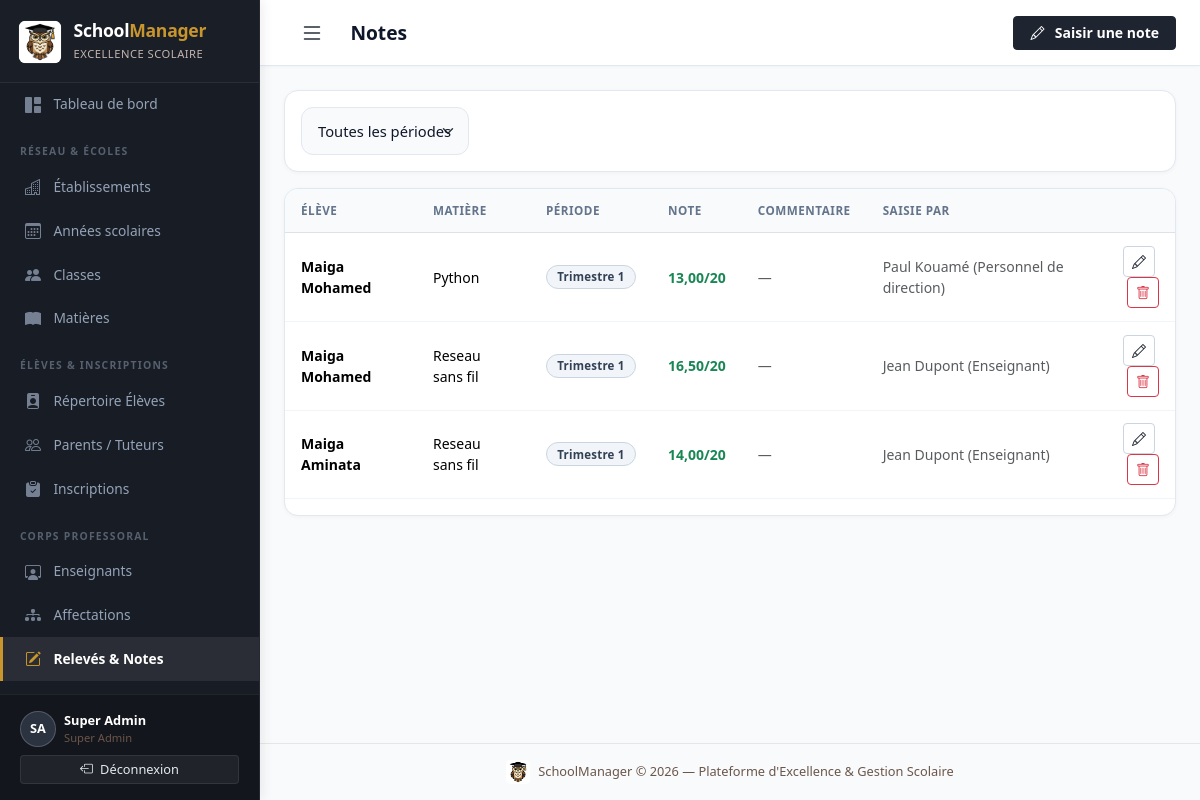
The app's page /academics/notes/ (signed in) with its own data.
### accounts/models.py (models this page shows, shortened)
class CustomUser(AbstractUser):
    ROLE_ADMIN = 'admin'
    ROLE_DIRECTION = 'direction'
    ROLE_ENSEIGNANT = 'enseignant'
    ROLE_PAIEMENT = 'paiement'
    ROLE_CHOICES = [
        (ROLE_ADMIN, 'Administrateur'),
        (ROLE_DIRECTION, 'Personnel de direction'),
        (ROLE_ENSEIGNANT, 'Enseignant'),
        (ROLE_PAIEMENT, 'Personnel paiement'),
    ]
    role = models.CharField(
        max_length=20,
        choices=ROLE_CHOICES,
        default=ROLE_DIRECTION,
        verbose_name='Rôle',
    )
    etablissement = models.ForeignKey(
        'school.Etablissement',
        on_delete=models.SET_NULL,
        null=True,
        blank=True,
        related_name='utilisateurs',
        verbose_name='Établissement rattaché',
        help_text="Établissement unique auquel est affecté ce compte (notamment pour le personnel de direction)."
    )
    telephone = models.CharField(max_length=20, blank=True, verbose_name='Téléphone')
    class Meta:
        verbose_name = 'Utilisateur'
        verbose_name_plural = 'Utilisateurs'
    def __str__(self):
        return f"{self.get_full_name() or self.username} ({self.get_role_display()})"
    @property
    def is_super_admin(self):
        return self.is_superuser or self.role == self.ROLE_ADMIN
    @property
    def is_enseignant(self):
        return self.role == self.ROLE_ENSEIGNANT
    @property
    def is_paiement(self):
        return self.role == self.ROLE_PAIEMENT

### academics/models.py (models this page shows, shortened)
class Note(models.Model):
    PERIODE_CHOICES = getattr(settings, 'PERIODES', [
        ('T1', 'Trimestre 1'),
        ('T2', 'Trimestre 2'),
        ('T3', 'Trimestre 3'),
    ])
    inscription = models.ForeignKey(Inscription, on_delete=models.CASCADE, related_name='notes', verbose_name='Inscription')
    matiere = models.ForeignKey(Matiere, on_delete=models.CASCADE, related_name='notes', verbose_name='Matière')
    periode = models.CharField(max_length=5, choices=PERIODE_CHOICES, verbose_name='Période')
    valeur = models.DecimalField(max_digits=5, decimal_places=2, verbose_name='Note')
    commentaire = models.CharField(max_length=200, blank=True, verbose_name='Commentaire')
    saisie_par = models.ForeignKey(
        settings.AUTH_USER_MODEL,
        on_delete=models.SET_NULL, null=True, blank=True,
        related_name='notes_saisies', verbose_name='Saisie par',
    )
    created_at = models.DateTimeField(auto_now_add=True)
    updated_at = models.DateTimeField(auto_now=True)
    class Meta:
        verbose_name = 'Note'
        verbose_name_plural = 'Notes'
        ordering = ['inscription__eleve__nom', 'matiere__nom', 'periode']
        unique_together = [('inscription', 'matiere', 'periode')]

### students/models.py (models this page shows, shortened)
class Inscription(models.Model):
    STATUT_ACTIF = 'actif'
    STATUT_TRANSFERE = 'transfere'
    STATUT_EXCLU = 'exclu'
    STATUT_DIPLOME = 'diplome'
    STATUT_ANNULE = 'annule'
    STATUT_CHOICES = [
        (STATUT_ACTIF, 'Actif'),
        (STATUT_TRANSFERE, 'Transféré'),
        (STATUT_EXCLU, 'Exclu'),
        (STATUT_DIPLOME, 'Diplômé'),
        (STATUT_ANNULE, 'Annulé'),
    ]
    eleve = models.ForeignKey(Eleve, on_delete=models.CASCADE, related_name='inscriptions', verbose_name='Élève')
    classe = models.ForeignKey(Classe, on_delete=models.PROTECT, related_name='inscriptions', verbose_name='Classe')
    annee_scolaire = models.ForeignKey(
        AnneeScolaire, on_delete=models.PROTECT,
        related_name='inscriptions', verbose_name='Année scolaire'
    )
    statut = models.CharField(max_length=15, choices=STATUT_CHOICES, default=STATUT_ACTIF, verbose_name='Statut')
    date_inscription = models.DateField(auto_now_add=True, verbose_name='Date d\'inscription')
    frais_scolarite = models.DecimalField(
        max_digits=12, decimal_places=2,
        default=150000, verbose_name='Frais de scolarité (FCFA)'
    )
    observations = models.TextField(blank=True, verbose_name='Observations')
    created_at = models.DateTimeField(auto_now_add=True)
    class Meta:
        verbose_name = 'Inscription'
        verbose_name_plural = 'Inscriptions'
        ordering = ['-annee_scolaire__date_debut', 'eleve__nom']
        constraints = [
            models.UniqueConstraint(
                fields=['eleve', 'annee_scolaire'],
                condition=models.Q(statut='actif'),
                name='unique_inscription_active_par_annee',
            )
        ]

class Eleve(models.Model):
    SEXE_CHOICES = [('M', 'Masculin'), ('F', 'Féminin')]
    matricule = models.CharField(max_length=20, unique=True, verbose_name='Matricule')
    nom = models.CharField(max_length=100, verbose_name='Nom')
    prenom = models.CharField(max_length=100, verbose_name='Prénom')
    date_naissance = models.DateField(verbose_name='Date de naissance')
    lieu_naissance = models.CharField(max_length=100, blank=True, verbose_name='Lieu de naissance')
    sexe = models.CharField(max_length=1, choices=SEXE_CHOICES, default='M', verbose_name='Sexe')
    adresse = models.TextField(blank=True, verbose_name='Adresse')
    photo = models.ImageField(upload_to='eleves/', blank=True, null=True, verbose_name='Photo')
    created_at = models.DateTimeField(auto_now_add=True)
    class Meta:
        verbose_name = 'Élève'
        verbose_name_plural = 'Élèves'
        ordering = ['nom', 'prenom']
    @property
    def nom_complet(self):
        return f"{self.nom} {self.prenom}"

### school/models.py (models this page shows)
class Matiere(models.Model):
    nom = models.CharField(max_length=100, unique=True, verbose_name='Nom')
    coefficient = models.PositiveSmallIntegerField(default=1, verbose_name='Coefficient')
    description = models.TextField(blank=True, verbose_name='Description')
    class Meta:
        verbose_name = 'Matière'
        verbose_name_plural = 'Matières'
        ordering = ['nom']
    def __str__(self):
        return self.nom

### academics/views.py (the view, shortened to what this page needs)
# urls.py: path('notes/', views.note_list, name='note_list'),
@login_required
@enseignant_required
def note_list(request):
    inscription_pk = request.GET.get('inscription')
    periode = request.GET.get('periode', '')
    notes = Note.objects.select_related('inscription__eleve', 'matiere')
    if inscription_pk:
        notes = notes.filter(inscription__pk=inscription_pk)
    if periode:
        notes = notes.filter(periode=periode)
    periodes = Note.PERIODE_CHOICES
    return render(request, 'academics/note_list.html', {
        'notes': notes, 'periodes': periodes, 'periode_active': periode
    })

### templates/academics/note_list.html (shortened to what this page needs)
{% extends 'base.html' %}
{% block page_title %}Notes{% endblock %}
{% block topbar_actions %}
<a href="{% url 'academics:note_create' %}" class="btn btn-primary btn-sm"><i class="bi bi-pencil me-1"></i>Saisir une note</a>
{% endblock %}
{% block content %}
<div class="table-card mb-3 p-3">
  <form method="get" class="d-flex gap-2 flex-wrap">
    <select name="periode" class="form-select form-select-sm" style="width:auto;" onchange="this.form.submit()">
      <option value="">Toutes les périodes</option>
    </select>
  </form>
</div>
<div class="table-card">
  <div class="table-responsive">
    <table class="table table-hover align-middle">
      <thead><tr><th>Élève</th><th>Matière</th><th>Période</th><th>Note</th><th>Commentaire</th><th>Saisie par</th><th></th></tr></thead>
      <tbody>
        {% for n in notes %}
        <tr>
          <td class="fw-semibold">{{ n.inscription.eleve.nom_complet }}</td>
          <td>{{ n.matiere }}</td>
          <td><span class="badge bg-secondary">{{ n.get_periode_display }}</span></td>
          <td>
            <span class="fw-bold {% if n.valeur >= 10 %}text-success{% else %}text-danger{% endif %}">
              {{ n.valeur }}/20
            </span>
          </td>
          <td class="text-muted small">{{ n.commentaire|default:"—" }}</td>
          <td class="text-muted small">{{ n.saisie_par|default:"—" }}</td>
          <td class="text-end">
            <a href="{% url 'academics:note_edit' n.pk %}" class="btn btn-sm btn-outline-primary me-1"><i class="bi bi-pencil"></i></a>
            <a href="{% url 'academics:note_delete' n.pk %}" class="btn btn-sm btn-outline-danger"><i class="bi bi-trash"></i></a>
          </td>
        </tr>
        {% empty %}
        <tr><td colspan="7" class="text-center text-muted py-4">Aucune note.</td></tr>
        {% endfor %}
      </tbody>
    </table>
  </div>
</div>
{% endblock %}

### templates/base.html (shortened to what this page needs)
{% load static %}
<!DOCTYPE html>
<html lang="fr">
<head>
  <link href="https://cdn.jsdelivr.net/npm/bootstrap@5.3.3/dist/css/bootstrap.min.css" rel="stylesheet">
  <link href="https://cdn.jsdelivr.net/npm/bootstrap-icons@1.11.3/font/bootstrap-icons.css" rel="stylesheet">
  <link href="{% static 'css/schoolmanager.css' %}" rel="stylesheet">
</head>
<body>
{% if user.is_authenticated %}
<nav id="sidebar">
  <a href="{% url 'dashboard' %}" class="sidebar-brand text-decoration-none" title="Tableau de bord — SchoolManager">
    <img src="{% static 'img/logo.jpg' %}" alt="Logo Hibou SchoolManager" class="sidebar-brand-logo rounded-2">
    <div>
      <h4>School<span>Manager</span></h4>
      <small>Excellence Scolaire</small>
    </div>
  </a>
  <div class="sidebar-nav-scroll">
    <a href="{% url 'dashboard' %}" class="nav-link {% if request.resolver_match.url_name == 'dashboard' %}active{% endif %}">
      <i class="bi bi-grid-1x2-fill"></i> Tableau de bord
    </a>
    {% if user.is_enseignant %}
    <div class="nav-section-title">Espace Pédagogique</div>
    <a href="{% url 'academics:note_list' %}" class="nav-link {% if 'notes' in request.path %}active{% endif %}">
      <i class="bi bi-pencil-square"></i> Mes Notes
    </a>
    <a href="{% url 'academics:affectation_list' %}" class="nav-link {% if 'affectations' in request.path %}active{% endif %}">
      <i class="bi bi-diagram-3-fill"></i> Mes Affectations
    </a>
    <div class="nav-section-title">Mes Classes &amp; Élèves</div>
    <a href="{% url 'school:classe_list' %}" class="nav-link {% if 'classes' in request.path %}active{% endif %}">
      <i class="bi bi-people-fill"></i> Classes
    </a>
    <a href="{% url 'school:matiere_list' %}" class="nav-link {% if 'matieres' in request.path %}active{% endif %}">
      <i class="bi bi-book-fill"></i> Matières
    </a>
    <a href="{% url 'students:eleve_list' %}" class="nav-link {% if '/students/' in request.path and 'parents' not in request.path and 'inscriptions' not in request.path %}active{% endif %}">
      <i class="bi bi-person-badge-fill"></i> Élèves
    </a>
    <div class="nav-section-title">Suivi des Présences</div>
    <a href="{% url 'attendance_payments:absence_list' %}" class="nav-link {% if 'absences' in request.path %}active{% endif %}">
      <i class="bi bi-calendar-x-fill"></i> Saisie des Absences
    </a>
    {% elif user.is_super_admin %}
    <div class="nav-section-title">Réseau &amp; Écoles</div>
    <a href="{% url 'school:etablissement_list' %}" class="nav-link {% if 'etablissement' in request.path %}active{% endif %}">
      <i class="bi bi-buildings"></i> Établissements
    </a>
    <a href="{% url 'school:annee_list' %}" class="nav-link {% if 'annees' in request.path %}active{% endif %}">
      <i class="bi bi-calendar3"></i> Années scolaires
    </a>
    <a href="{% url 'school:classe_list' %}" class="nav-link {% if 'classes' in request.path %}active{% endif %}">
      <i class="bi bi-people-fill"></i> Classes
    </a>
    <a href="{% url 'school:matiere_list' %}" class="nav-link {% if 'matieres' in request.path %}active{% endif %}">
      <i class="bi bi-book-fill"></i> Matières
    </a>
    <div class="nav-section-title">Élèves &amp; Inscriptions</div>
    <a href="{% url 'students:eleve_list' %}" class="nav-link {% if '/students/' in request.path and 'parents' not in request.path and 'inscriptions' not in request.path %}active{% endif %}">
      <i class="bi bi-person-badge-fill"></i> Répertoire Élèves
    </a>
    <a href="{% url 'students:parent_list' %}" class="nav-link {% if 'parents' in request.path %}active{% endif %}">
      <i class="bi bi-people"></i> Parents / Tuteurs
    </a>
    <a href="{% url 'students:inscription_list' %}" class="nav-link {% if 'inscriptions' in request.path %}active{% endif %}">
      <i class="bi bi-clipboard-check-fill"></i> Inscriptions
    </a>
    <div class="nav-section-title">Corps Professoral</div>
    <a href="{% url 'academics:enseignant_list' %}" class="nav-link {% if 'enseignants' in request.path %}active{% endif %}">
      <i class="bi bi-person-workspace"></i> Enseignants
    </a>
    <a href="{% url 'academics:affectation_list' %}" class="nav-link {% if 'affectations' in request.path %}active{% endif %}">
      <i class="bi bi-diagram-3-fill"></i> Affectations
    </a>
    <a href="{% url 'academics:note_list' %}" class="nav-link {% if 'notes' in request.path %}active{% endif %}">
      <i class="bi bi-pencil-square"></i> Relevés &amp; Notes
    </a>
    <div class="nav-section-title">Suivi &amp; Comptabilité</div>
    {% endif %}
  </div>
  <div class="sidebar-footer">
    <div class="d-flex align-items-center gap-2 mb-2">
      <div class="avatar-initiales">{{ user.first_name|first|upper }}{{ user.last_name|first|upper }}</div>
      <div class="overflow-hidden">
        <div class="text-truncate text-white" style="font-size:0.8rem;font-weight:600;">{{ user.get_full_name|default:user.username }}</div>
        <div style="color:var(--secondary);font-size:0.7rem;">
          {% if user.is_super_admin %}Super Admin
          {% elif user.is_direction %}Direction &bull; {{ user.etablissement.nom|default:'Établissement' }}
          {% else %}{{ user.get_role_display }}{% endif %}
        </div>
      </div>
    </div>
    <form method="post" action="{% url 'accounts:logout' %}">
      <button type="submit" class="btn btn-sm w-100 btn-logout">
        <i class="bi bi-box-arrow-left me-1"></i> Déconnexion
      </button>
    </form>
  </div>
</nav>
{% endif %}
<div id="main-content" {% if not user.is_authenticated %}style="margin-left:0"{% endif %}>
  {% if user.is_authenticated %}
  <header class="topbar">
    <div class="topbar-left">
      <button class="btn btn-sm d-md-none" id="sidebarToggle" style="background:transparent;border:none;" aria-label="Ouvrir le menu">
        <i class="bi bi-list fs-4" style="color:var(--primary)"></i>
      </button>
      <h1 class="page-title">{% block page_title %}{% endblock %}</h1>
    </div>
    <div class="topbar-right">
      {% block topbar_actions %}{% endblock %}
    </div>
  </header>
  {% endif %}
  <main class="{% if user.is_authenticated %}p-4 flex-grow-1{% endif %}">
    {% block content %}{% endblock %}
  </main>
  {% if user.is_authenticated %}
  <footer class="text-center py-3" style="font-size:0.8rem;color:var(--secondary);border-top:1px solid rgba(110,84,70,0.12);">
    <div class="d-flex align-items-center justify-content-center gap-2">
      <img src="{% static 'img/logo.jpg' %}" alt="Logo Hibou SchoolManager" style="width:24px;height:24px;border-radius:4px;" class="shadow-xs" loading="lazy">
      <span>SchoolManager &copy; {% now "Y" %} — Plateforme d'Excellence &amp; Gestion Scolaire</span>
    </div>
  </footer>
  {% endif %}
</div>
</body>
</html>

### records on screen
CustomUser: first_name|first "S", last_name|first "A", get_full_name "Super Admin"
Note: inscription.eleve.nom_complet "Maiga Mohamed", matiere "Python", periode "Trimestre 1", valeur "13,00", commentaire "—", saisie_par "Paul Kouamé (Personnel de direction)"
Note: inscription.eleve.nom_complet "Maiga Mohamed", matiere "Reseau sans fil", periode "Trimestre 1", valeur "16,50", commentaire "—", saisie_par "Jean Dupont (Enseignant)"
Note: inscription.eleve.nom_complet "Maiga Aminata", matiere "Reseau sans fil", periode "Trimestre 1", valeur "14,00", commentaire "—", saisie_par "Jean Dupont (Enseignant)"
